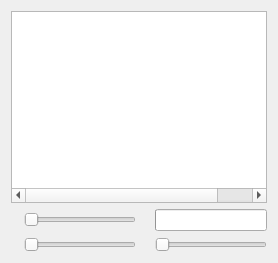
      <widget class="QWidget" name="layoutWidget">
       <layout class="QVBoxLayout" name="verticalLayout">
        <item>
         <widget class="ChannelsTree" name="channelsWidget">
          <property name="contextMenuPolicy">
           <enum>Qt::CustomContextMenu</enum>
          </property>
          <property name="accessibleName">
           <string>Channel list</string>
          </property>
          <property name="editTriggers">
           <set>QAbstractItemView::NoEditTriggers</set>
          </property>
          <property name="showDropIndicator" stdset="0">
           <bool>false</bool>
          </property>
          <property name="alternatingRowColors">
           <bool>false</bool>
          </property>
          <property name="selectionMode">
           <enum>QAbstractItemView::ExtendedSelection</enum>
          </property>
          <property name="selectionBehavior">
           <enum>QAbstractItemView::SelectItems</enum>
          </property>
          <property name="rootIsDecorated">
           <bool>false</bool>
          </property>
          <property name="uniformRowHeights">
           <bool>true</bool>
          </property>
          <property name="animated">
           <bool>false</bool>
          </property>
          <property name="headerHidden">
           <bool>true</bool>
          </property>
          <property name="columnCount">
           <number>5</number>
          </property>
          <attribute name="headerVisible">
           <bool>false</bool>
          </attribute>
          <attribute name="headerDefaultSectionSize">
           <number>50</number>
          </attribute>
          <attribute name="headerMinimumSectionSize">
           <number>5</number>
          </attribute>
          <attribute name="headerStretchLastSection">
           <bool>false</bool>
          </attribute>
          <column>
           <property name="text">
            <string notr="true">1</string>
           </property>
          </column>
          <column>
           <property name="text">
            <string notr="true">2</string>
           </property>
          </column>
          <column>
           <property name="text">
            <string notr="true">3</string>
           </property>
          </column>
          <column>
           <property name="text">
            <string notr="true">4</string>
           </property>
          </column>
          <column>
           <property name="text">
            <string notr="true">5</string>
           </property>
          </column>
         </widget>
        </item>
        <item>
         <layout class="QGridLayout" name="gridLayout" columnstretch="0,1,0,1">
          <item row="0" column="0">
           <widget class="QLabel" name="label">
            <property name="sizePolicy">
             <sizepolicy hsizetype="Preferred" vsizetype="Preferred">
              <horstretch>0</horstretch>
              <verstretch>0</verstretch>
             </sizepolicy>
            </property>
            <property name="toolTip">
             <string>Master volume</string>
            </property>
            <property name="text">
             <string/>
            </property>
            <property name="pixmap">
             <pixmap resource="resources.qrc">:/images/images/speaker.png</pixmap>
            </property>
            <property name="buddy">
             <cstring>volumeSlider</cstring>
            </property>
           </widget>
          </item>
          <item row="0" column="1">
           <widget class="QSlider" name="volumeSlider">
            <property name="sizePolicy">
             <sizepolicy hsizetype="Expanding" vsizetype="Fixed">
              <horstretch>0</horstretch>
              <verstretch>0</verstretch>
             </sizepolicy>
            </property>
            <property name="toolTip">
             <string>Master volume</string>
            </property>
            <property name="accessibleName">
             <string>Master volume</string>
            </property>
            <property name="maximum">
             <number>100</number>
            </property>
            <property name="orientation">
             <enum>Qt::Horizontal</enum>
            </property>
           </widget>
          </item>
          <item row="0" column="2">
           <widget class="QLabel" name="label_3">
            <property name="toolTip">
             <string>Voice level</string>
            </property>
            <property name="text">
             <string/>
            </property>
            <property name="pixmap">
             <pixmap resource="resources.qrc">:/images/images/vumeter.png</pixmap>
            </property>
            <property name="alignment">
             <set>Qt::AlignCenter</set>
            </property>
           </widget>
          </item>
          <item row="0" column="3">
           <widget class="QProgressBar" name="voiceactBar">
            <property name="sizePolicy">
             <sizepolicy hsizetype="Ignored" vsizetype="Preferred">
              <horstretch>0</horstretch>
              <verstretch>0</verstretch>
             </sizepolicy>
            </property>
            <property name="toolTip">
             <string>Voice level</string>
            </property>
            <property name="maximum">
             <number>20</number>
            </property>
            <property name="value">
             <number>0</number>
            </property>
            <property name="alignment">
             <set>Qt::AlignCenter</set>
            </property>
            <property name="format">
             <string/>
            </property>
           </widget>
          </item>
          <item row="1" column="0">
           <widget class="QLabel" name="label_2">
            <property name="toolTip">
             <string>Microphone gain</string>
            </property>
            <property name="text">
             <string/>
            </property>
            <property name="pixmap">
             <pixmap resource="resources.qrc">:/images/images/mike.png</pixmap>
            </property>
            <property name="alignment">
             <set>Qt::AlignCenter</set>
            </property>
            <property name="buddy">
             <cstring>micSlider</cstring>
            </property>
           </widget>
          </item>
          <item row="1" column="1">
           <widget class="QSlider" name="micSlider">
            <property name="sizePolicy">
             <sizepolicy hsizetype="Expanding" vsizetype="Fixed">
              <horstretch>0</horstretch>
              <verstretch>0</verstretch>
             </sizepolicy>
            </property>
            <property name="toolTip">
             <string>Microphone gain</string>
            </property>
            <property name="accessibleName">
             <string>Microphone gain</string>
            </property>
            <property name="maximum">
             <number>100</number>
            </property>
            <property name="orientation">
             <enum>Qt::Horizontal</enum>
            </property>
           </widget>
          </item>
          <item row="1" column="2">
           <widget class="QLabel" name="label_4">
            <property name="toolTip">
             <string>Voice activation level</string>
            </property>
            <property name="text">
             <string/>
            </property>
            <property name="pixmap">
             <pixmap resource="resources.qrc">:/images/images/voiceact.png</pixmap>
            </property>
            <property name="alignment">
             <set>Qt::AlignCenter</set>
            </property>
            <property name="buddy">
             <cstring>voiceactSlider</cstring>
            </property>
           </widget>
          </item>
          <item row="1" column="3">
           <widget class="QSlider" name="voiceactSlider">
            <property name="sizePolicy">
             <sizepolicy hsizetype="Expanding" vsizetype="Fixed">
              <horstretch>0</horstretch>
              <verstretch>0</verstretch>
             </sizepolicy>
            </property>
            <property name="toolTip">
             <string>Voice activation level</string>
            </property>
            <property name="accessibleName">
             <string>Voice activation level</string>
            </property>
            <property name="maximum">
             <number>20</number>
            </property>
            <property name="pageStep">
             <number>5</number>
            </property>
            <property name="orientation">
             <enum>Qt::Horizontal</enum>
            </property>
           </widget>
          </item>
         </layout>
        </item>
       </layout>
      </widget>
